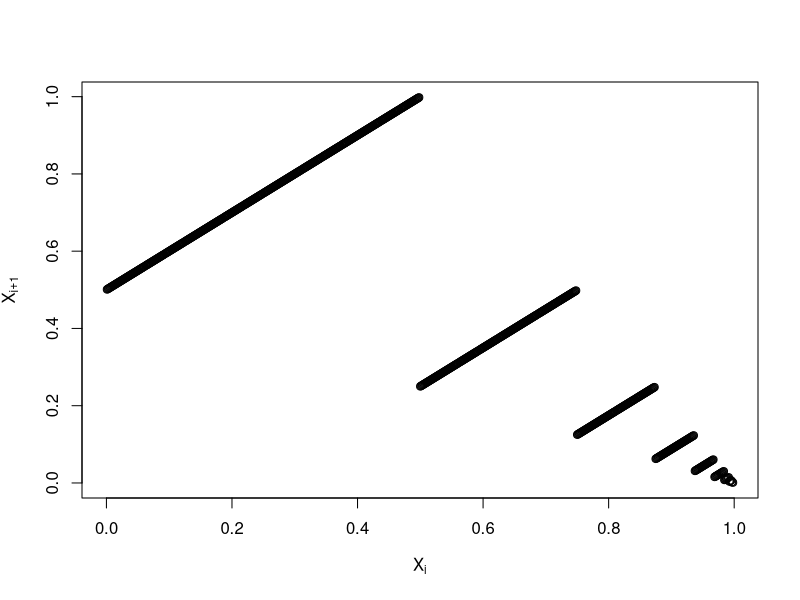
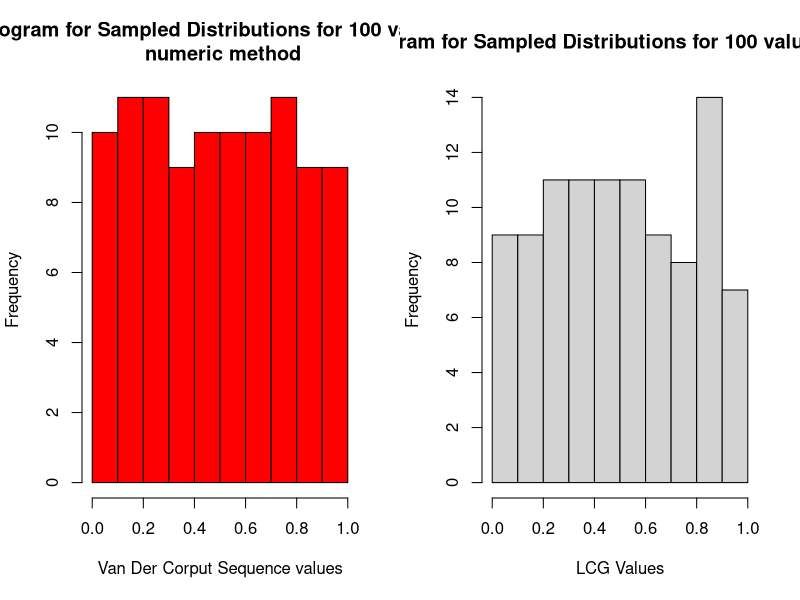
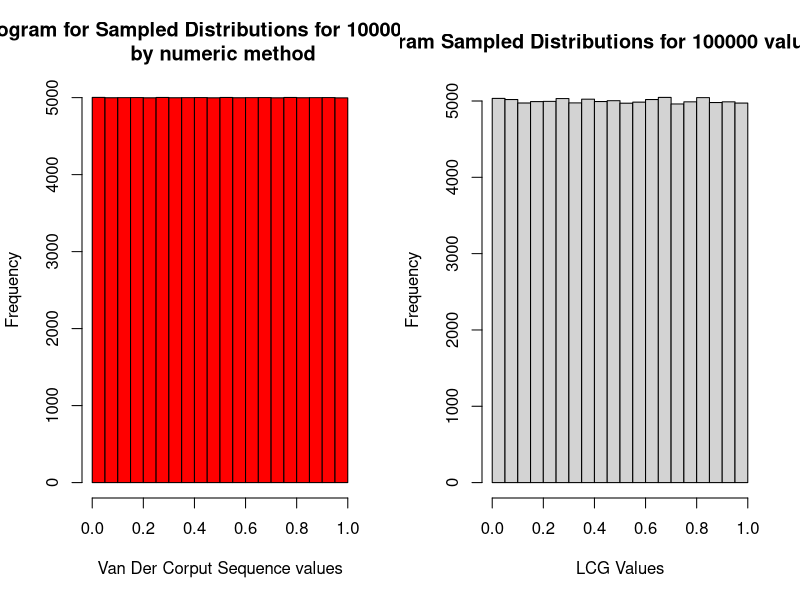
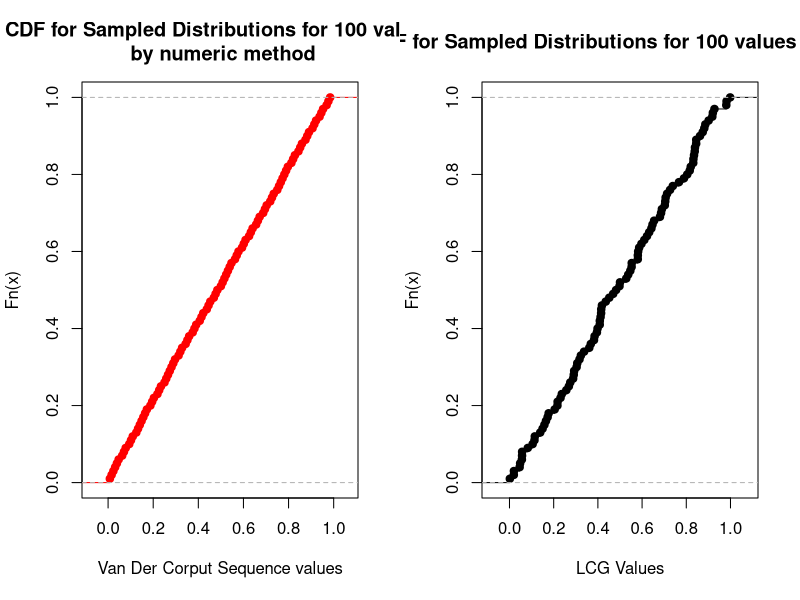
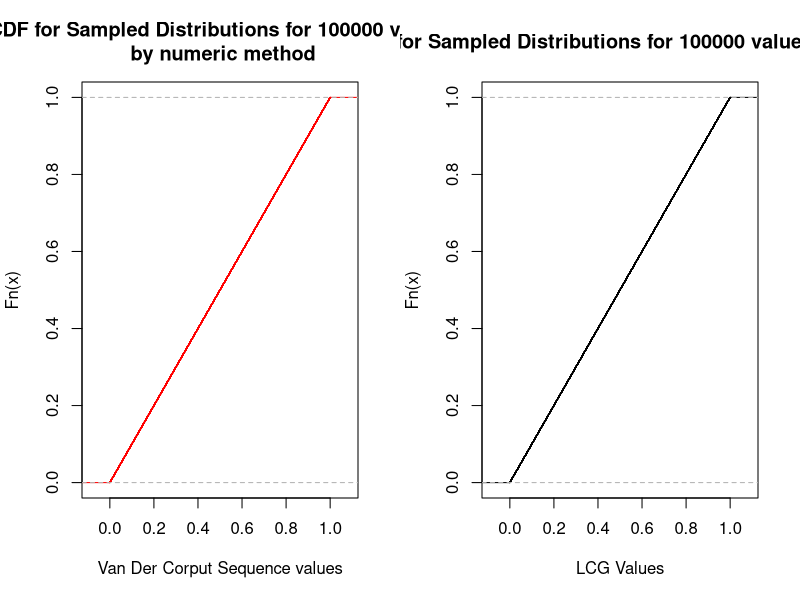

Write the R code that produced these figures, in order.
total=100000
a_ans=c(1:total)
base=2

for(i in 1:total){
  k=i
  j=1
  ans=as.double(0)
  while(k>0){
    r=k%%base
    k=floor(k/base)
    ans=ans+(r)*(1/(base)^j)
    j=j+1 
  }
  a_ans[i]=ans
}

for25=c(1:25)
for100=c(1:100)
for1000=c(1:1000)
for100000=c(1:100000)

for(i in 1:25){
  for25[i]=a_ans[i]
}
for(i in 1:100){
  for100[i]=a_ans[i]
}
for(i in 1:1000){
  for1000[i]=a_ans[i]
}
for(i in 1:100000){
  for100000[i]=a_ans[i]
}

print(for25)

ploti=c(1:999)
ploti1=c(1:999)
for(i in 1:999){
  ploti[i]=a_ans[i]
  ploti1[i]=a_ans[i+1]
}


lcg100=c(1:100)
lcg100000=c(1:100)
a=1597
b=51749
m=244944
x=1
for(i in 1:100){
  x=(a*x+b)%%m
  lcg100[i]=x/m
}
x=1
for(i in 1:100000){
  x=(a*x+b)%%m
  lcg100000[i]=x/m
}

plot(ploti,ploti1,xlab=expression('X'[i]),ylab=expression('X'[i+1]))


attach(mtcars)
par(mfrow=c(1,2)) 
hist(for100,xlab="Van Der Corput Sequence values",main="Histogram for Sampled Distributions for 100 values by\n numeric method",col='red')
hist(lcg100,xlab="LCG Values",main="Histogram for Sampled Distributions for 100 values by LCG")
detach()

attach(mtcars)
par(mfrow=c(1,2)) 
hist(for100000,xlab="Van Der Corput Sequence values",main="Histogram for Sampled Distributions for 100000 values\n by numeric method",col='red')
hist(lcg100000,xlab="LCG Values",main="Histogram Sampled Distributions for 100000 values by LCG")
detach()

attach(mtcars)
par(mfrow=c(1,2)) 
plot.ecdf(for100,xlab="Van Der Corput Sequence values",main="CDF for Sampled Distributions for 100 values\n by numeric method",col='red')
plot.ecdf(lcg100,xlab="LCG Values",main="CDF for Sampled Distributions for 100 values by LCG")
detach()

attach(mtcars)
par(mfrow=c(1,2)) 
plot.ecdf(for100000,xlab="Van Der Corput Sequence values",main="CDF for Sampled Distributions for 100000 values\n by numeric method",col='red')
plot.ecdf(lcg100000,xlab="LCG Values",main="CDF for Sampled Distributions for 100000 values by LCG")
detach()
